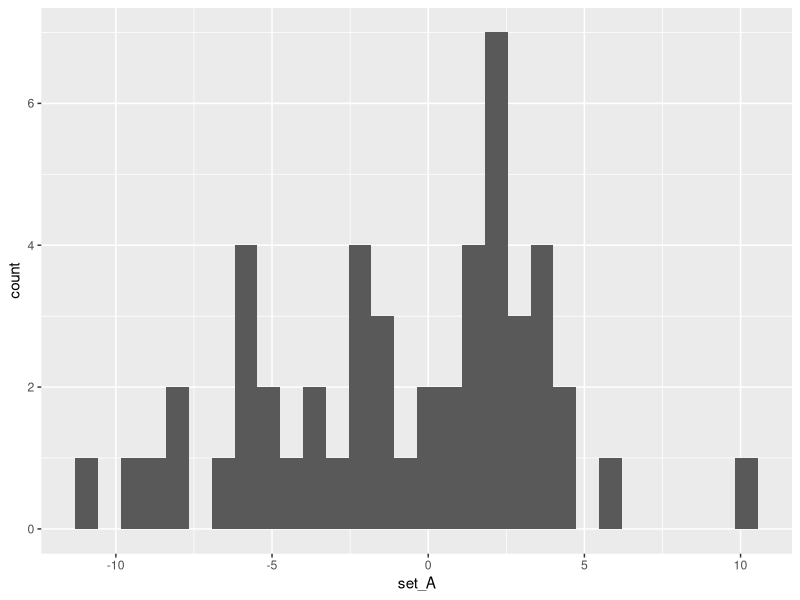
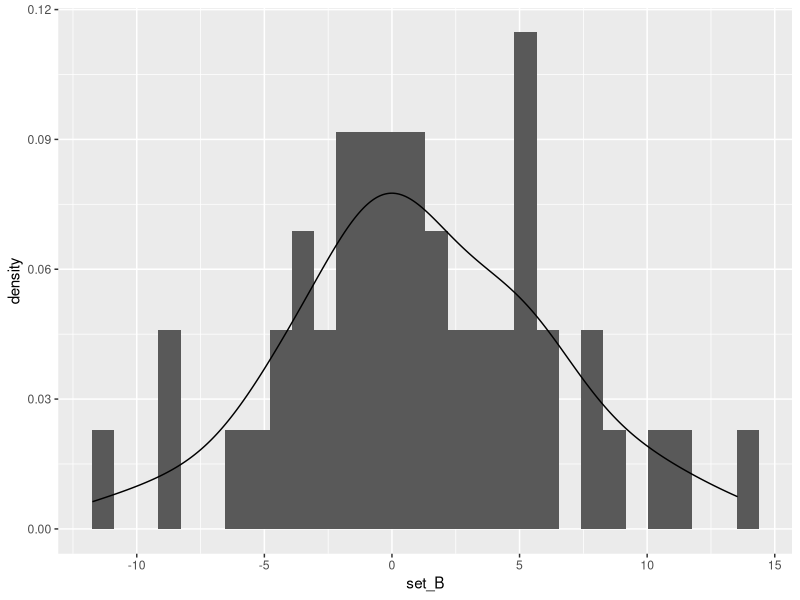
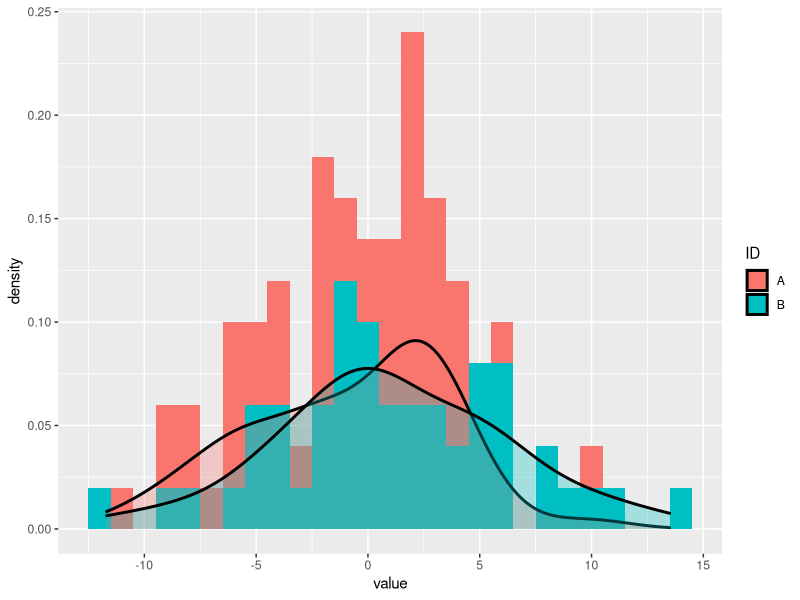
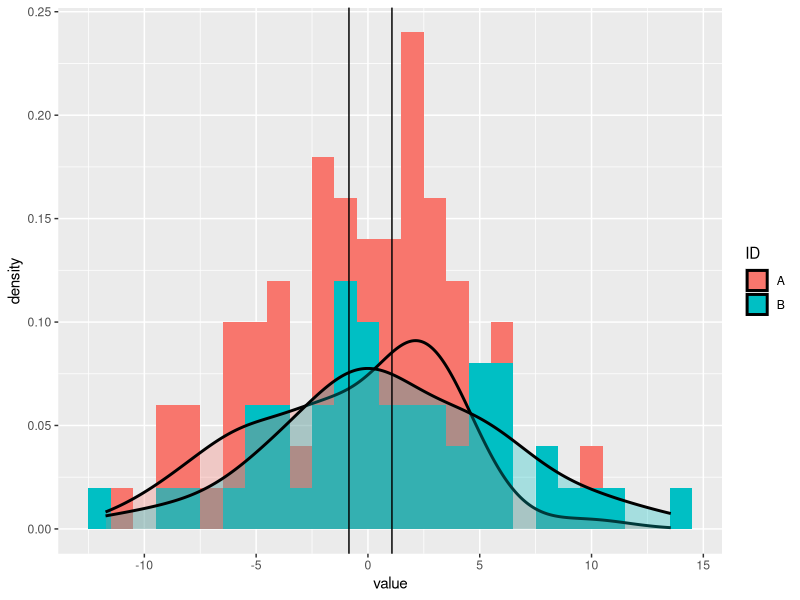
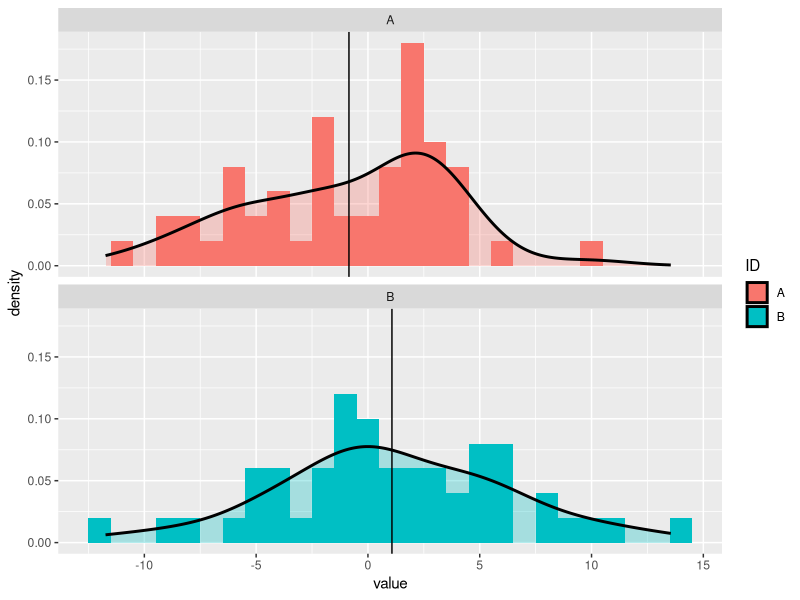
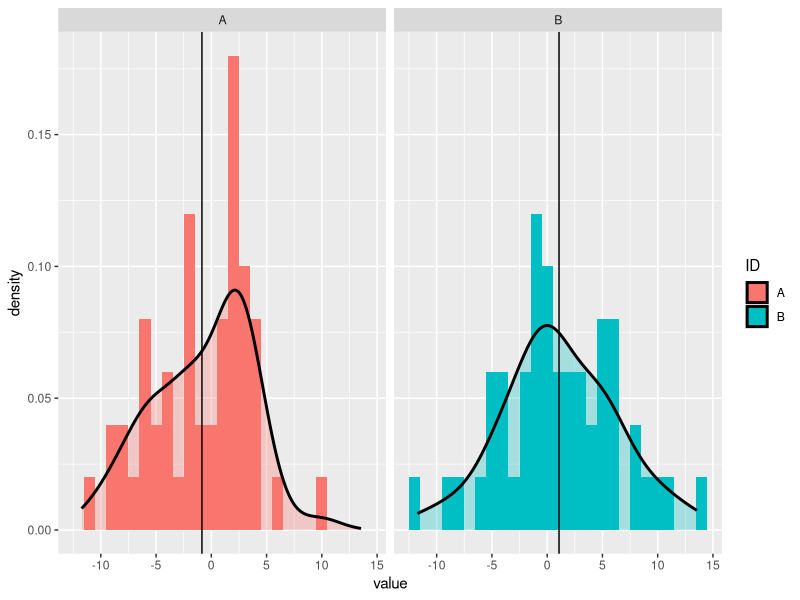
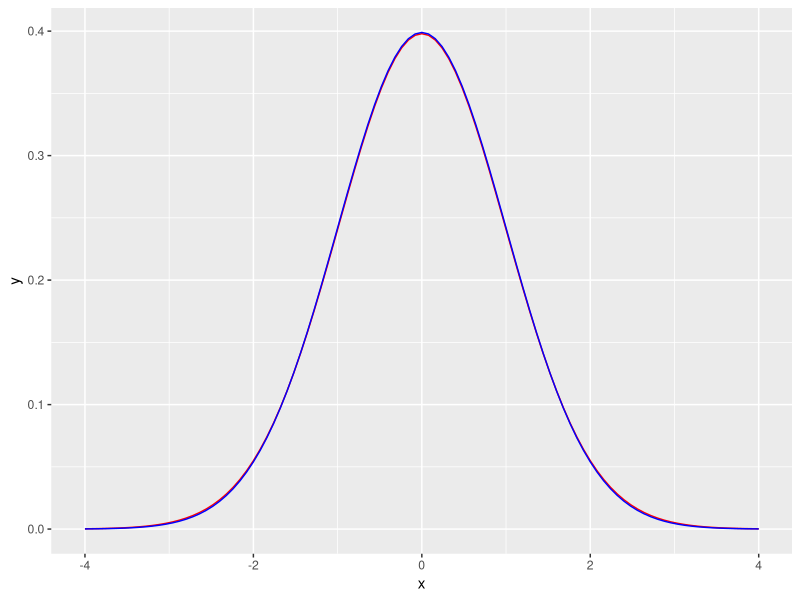
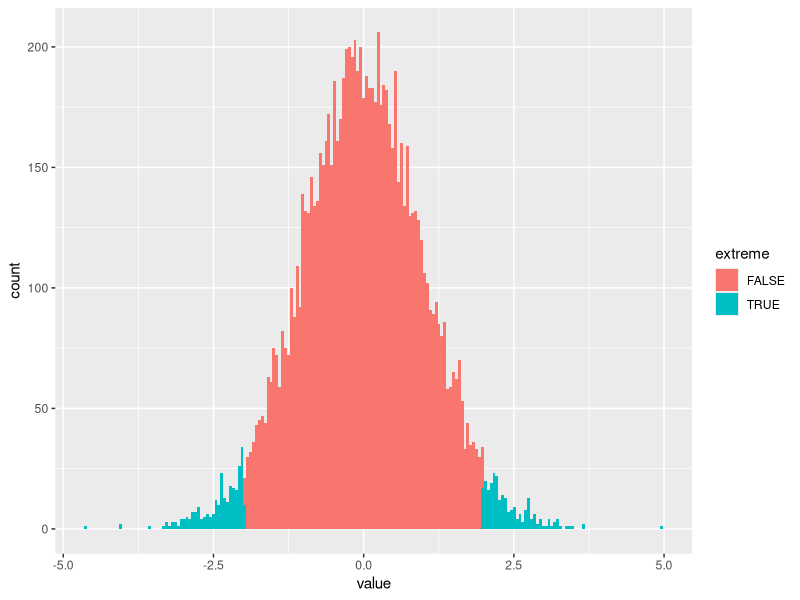

These figures' R source, in order:
## ---- chunk 1
knitr::opts_chunk$set(echo = TRUE)

## ---- chunk 2
library(tidyverse)
group_data <- read_csv("GroupData12Aug.csv")

head(group_data)
## ---- chunk 3
ggplot(data = group_data,aes(x = set_A))+geom_histogram()

## ---- chunk 4
ggplot(data = group_data,aes(x = set_B))+geom_histogram(aes(y = ..density..))+geom_density()

## ---- chunk 5
new_group_data <- pivot_longer(group_data, cols = everything(),
   names_to = "ID",names_pattern = "set_(\\w)",values_to = "value")

head(new_group_data)
## ---- chunk 6
ggplot(data = new_group_data,aes(x = value,fill = ID))+
   geom_histogram(aes(y = ..density..),binwidth = 1)+
   geom_density(alpha = 0.3, size= 1)
## ---- chunk 7
means_group_data <- new_group_data %>% group_by(ID) %>%  mutate(mean = mean(value))
head(means_group_data)
## ---- chunk 8
ggplot(data = means_group_data,aes(x = value,fill = ID))+
   geom_histogram(aes(y = ..density..),binwidth = 1)+
   geom_density(alpha = 0.3, size= 1)+
   geom_vline(aes(xintercept = mean, group = ID), colour = 'black')
## ---- chunk 9
ggplot(data = means_group_data,aes(x = value,fill = ID))+
   geom_histogram(aes(y = ..density..),binwidth = 1)+
   geom_density(alpha = 0.3, size= 1)+
   geom_vline(aes(xintercept = mean, group = ID), colour = 'black')+
   facet_wrap(~ID,ncol=1)
## ---- chunk 10
ggplot(data = means_group_data,aes(x = value,fill = ID))+
   geom_histogram(aes(y = ..density..),binwidth = 1)+
   geom_density(alpha = 0.3, size= 1)+
   geom_vline(aes(xintercept = mean, group = ID), colour = 'black')+
   facet_wrap(~ID,nrow=1)

## ---- chunk 11
t.test(x = group_data$set_A, y = group_data$set_B, var.equal = TRUE)
## ---- chunk 12
t_test_results <- t.test(x = group_data$set_A, y = group_data$set_B, var.equal = FALSE)
str(t_test_results)
## ---- chunk 13
t_test_statistic <-  t_test_results$statistic
t_test_statistic
## ---- chunk 14
ggplot(tibble(x = c(-4, 4)), aes(x = x)) + stat_function(fun = dt, args = list(df = 98),colour="red") + stat_function(fun = dnorm, args = list(0,1),colour="blue")
## ---- chunk 15
sentence <- c("you","have","become","powerful")
sentence
sentence[c(3,4,1,2)]
## ---- chunk 16
permuted_sentence <- sentence[sample(4,replace=F)]
permuted_sentence
## ---- chunk 17
permutation <- sample(100,replace = F)
permuted_group_data <- new_group_data
permuted_group_data$ID <- permuted_group_data$ID[permutation]
head(permuted_group_data)
## ---- chunk 18
permuted_t_test_results <- t.test(permuted_group_data$value[which(permuted_group_data$ID=="A")],permuted_group_data$value[which(permuted_group_data$ID=="B")],var.equal=T)
str(permuted_t_test_results)
permuted_t_test_statistic <- permuted_t_test_results$statistic
## ---- chunk 19
new_group_data %>% mutate(ID = ID[sample(row_number())]) %>% head(5)

## ---- chunk 20
permuted_group_data <- new_group_data %>% mutate(ID = ID[sample(row_number())])
head(permuted_group_data)
## ---- chunk 21
permuted_t_test_statistic
## ---- chunk 22
# define number of cycles
n_reps <- 10000
# generate blank vectors to save t value in cycles
samp_dist <- rep(0,n_reps)
# Loop to generate t-values
for (i in 1:n_reps)
{
    # Assign different ids randomly
    permuted_group_data <- new_group_data %>% mutate(ID = ID[sample(row_number())])
    # t-test performed for this loop
    permuted_t_test_results <- t.test(permuted_group_data$value[which(permuted_group_data$ID=="A")],permuted_group_data$value[which(permuted_group_data$ID=="B")],var.equal=T)
# add t-value to vector
    samp_dist[i] <- permuted_t_test_results$statistic
}
## ---- chunk 23
set_A <- group_data$set_A
set_B <- group_data$set_B
mean_A <- mean(group_data$set_A)
mean_B <- mean(group_data$set_B)
pooled_sd <- sd(c(set_A-mean_A,set_B-mean_B))
t_stat <- ((mean_A - mean_B)/pooled_sd) / (sqrt(1/50 + 1/50) * sqrt((50+50-1)/(50-1+50-1)))
## ---- chunk 24
# Set the absolute value of t-statistic greater than that of t-test as the extreme value
plot_tibble <- tibble(value = samp_dist,extreme = (abs(samp_dist) > abs(t_test_statistic)))
# plot the hisogram with difference colors between normal and extreme values
ggplot(plot_tibble,aes(x=value,fill=extreme))+geom_histogram(bins=200)
## ---- chunk 25
permutation_pvalue <- sum(plot_tibble$extreme)/length(plot_tibble$extreme)
permutation_pvalue
## ---- chunk 26
tibble(permutation_pvalue,t_test_results$p.value)
## ---- chunk 27
ggplot(plot_tibble, aes(x = value)) + geom_histogram(aes(y = ..density..),bins=50) + stat_function(fun = dt, args = list(df = 98),colour="red")

